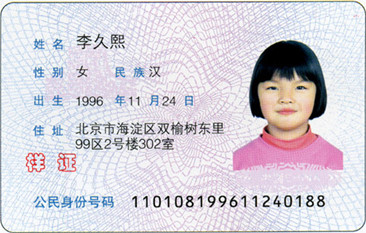
#> input picture test_id_img/yangzheng.jpg, 366 x 233 px, found by its file name
$ jupyter execute manual_position_recognition.ipynb   (older library calls are emulated)
#> lines starting #> are read from the running program, lines starting #| are printed output that depends on the picture; after the words box and inside, x2 and y2 are one past the last pixel; in counts of white or black regions, pixels touching at a corner belong together
[cell 1]
#-*-coding:utf-8-*-
import sys
import time
from PIL import Image
import pytesseract as pta
import matplotlib.pyplot as plt
"""
本代码实现的是对输入的身份证图像进行对应18位号码的检测与识别，
其中号码区域为手动测量选取，号码识别需要调用Tesseract-Ocr库中的中文语言包，
其安装与配置方法详见README.md
"""
# 二值化
def binarizing(img,threshold):
    pixdata = img.load()
    w, h = img.size
    for y in range(h):
        for x in range(w):
            if pixdata[x, y] < threshold:
                pixdata[x, y] = 0
            else:
                pixdata[x, y] = 255
    return img

# 去除干扰线
def depoint(img):   #input: gray image
    pixdata = img.load()
    w,h = img.size
    for y in range(1,h-1):
        for x in range(1,w-1):
            count = 0
            if pixdata[x,y-1] > 245:
                count = count + 1
            if pixdata[x,y+1] > 245:
                count = count + 1
            if pixdata[x-1,y] > 245:
                count = count + 1
            if pixdata[x+1,y] > 245:
                count = count + 1
            if count > 2:
                pixdata[x,y] = 255
    return img

# 身份证号码识别
def identity_OCR(pic_path):
    # 身份证号码截图
#> called with pic_path = 'yangzheng.jpg'
    img1=Image.open(pic_path)
#> img1 is the input picture: PIL image 366x233 RGB; mean R, G, B 213.4, 209.3, 217.6
    w,h=img1.size
#> w = 366; h = 233
    # 将身份证放大3倍（膨胀）
    out=img1.resize((w*3,h*3),Image.ANTIALIAS)
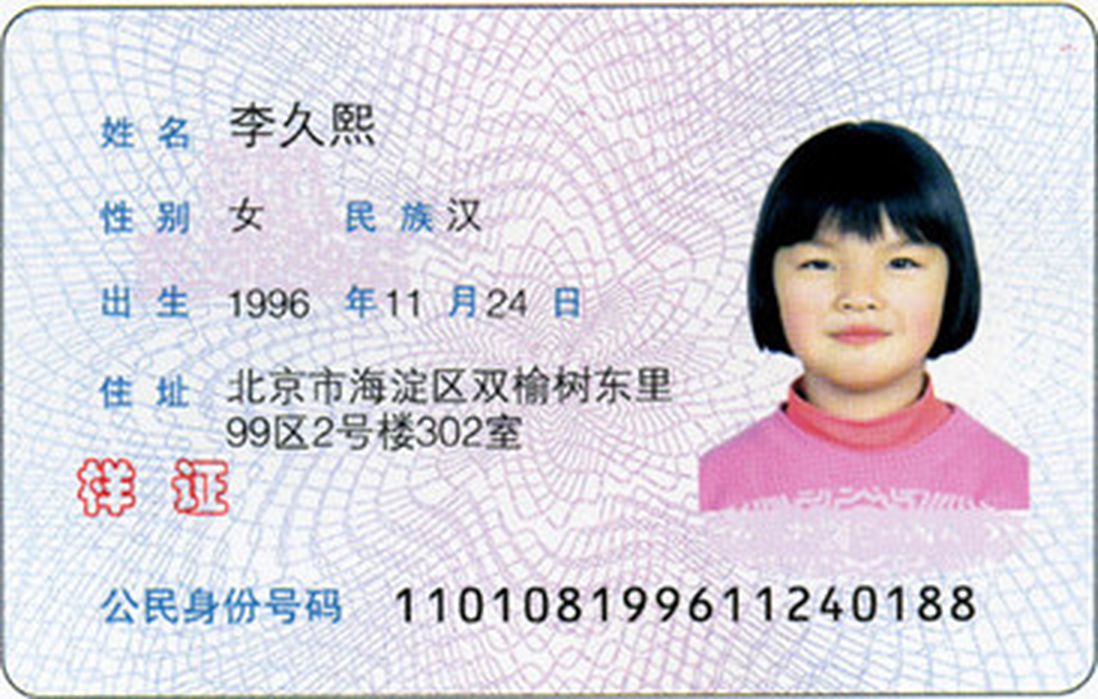
#> out: PIL image 1098x699 RGB; mean R, G, B 213.3, 209.3, 217.5
    # 选取号码区域坐标
    region = (130*3,190*3,328*3,210*3)
    # 裁切身份证号码图片
    cropImg = out.crop(region)
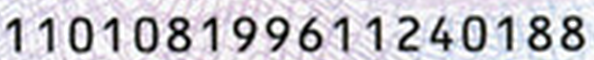
#> cropImg: PIL image 594x60 RGB; mean R, G, B 196.3, 194.2, 200.8
    # 转化为灰度图
    img= cropImg.convert('L')
    # 把图片变成二值图像，并显示
    img1=binarizing(img,100)
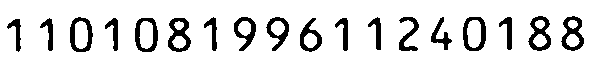
#> img1: PIL image 594x60 L; 85.9% white; 18 black regions, largest, box (x1, y1, x2, y2) and area: (168, 18, 191, 52) 399, (528, 16, 551, 51) 382, (561, 16, 584, 51) 378
    img2=depoint(img1)
#> img2: PIL image 594x60 L; 85.9% white; 18 black regions, largest, box (x1, y1, x2, y2) and area: (168, 18, 191, 52) 399, (529, 16, 551, 51) 381, (562, 16, 584, 51) 377
    plt.imshow(img2)
    plt.show()
    # 调用识别方法
    code = pta.image_to_string(img2, lang='chi_sim')
    print ("识别该身份证号码是:"+ str(code))

if __name__ == '__main__':
    # 计时起点
    time1 = time.time()
    pic_path="yangzheng.jpg"
    identity_OCR(pic_path)
#> (the call stopped at in identity_OCR, `code = pta.image_to_string(img2, lang='chi_sim')`: pytesseract is not available in this run)
    # 计时终点
    time2 = time.time()
    print (u'总共耗时：' + str(time2 - time1) + 's')
